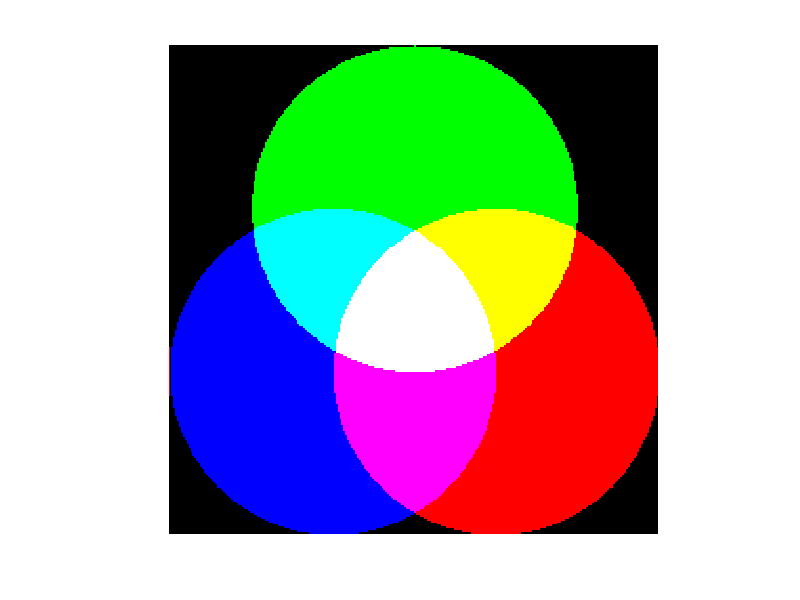

Here is the MATLAB script that generated this plot: (Note: this script raises an error after producing the figure.)
% Generate images in Figure 6.16

% Have class download and run this script to generate images
% Download xx_hsi2rgb and xx_rgb2hsi m-files also.

% Recreate Figure 6.17 as an in-class exercise

clear all
M = 256;
rgb = zeros(M,M,3,'uint8');

r = M/3;

XX = [0:255]'*ones(1,M);
YY = ones(M,1)*[0:255];

xred = (2/3)*M;
yred = (2/3)*M;
MASK = ((XX - xred).^2 + (YY - yred).^2) <= r.^2;
rgb(:,:,1) = 255 * MASK;

xgrn = (1/3)*M;
ygrn = (1/2)*M;
MASK = ((XX - xgrn).^2 + (YY - ygrn).^2) <= r.^2;
rgb(:,:,2) = 255 * MASK;

xblu = (2/3)*M;
yblu = (1/3)*M;
MASK = ((XX - xblu).^2 + (YY - yblu).^2) <= r.^2;
rgb(:,:,3) = 255 * MASK;

% Because resulting RGB image contains only two values (0 and 255)
% in each RGB plane, imwrite writes the image out as an RGB binary
% (logical) image.  Octave does not support RGB logical image types
% so the image will need to be converted back to uint8 or double
% when read back in.

imwrite(rgb, 'fig_06_16_a.png');

clear all

% Image is read in as a logical type
% Convert to double (intensities between 0 and 1)
rgb = double(imread('fig_06_16_a.png'));

figure(1)
imshow(rgb)

hsi = xx_rgb2hsi(rgb);

figure(2)
imshow(hsi(:,:,1))
imwrite(uint8(hsi(:,:,1)*255),'fig_06_16_b.png');

figure(3)
imshow(hsi(:,:,2))
imwrite(uint8(hsi(:,:,2)*255),'fig_06_16_c.png');

% Display intensity (value)
figure(4)
imshow(hsi(:,:,3))
imwrite(uint8(hsi(:,:,3)*255),'fig_06_16_d.png');
